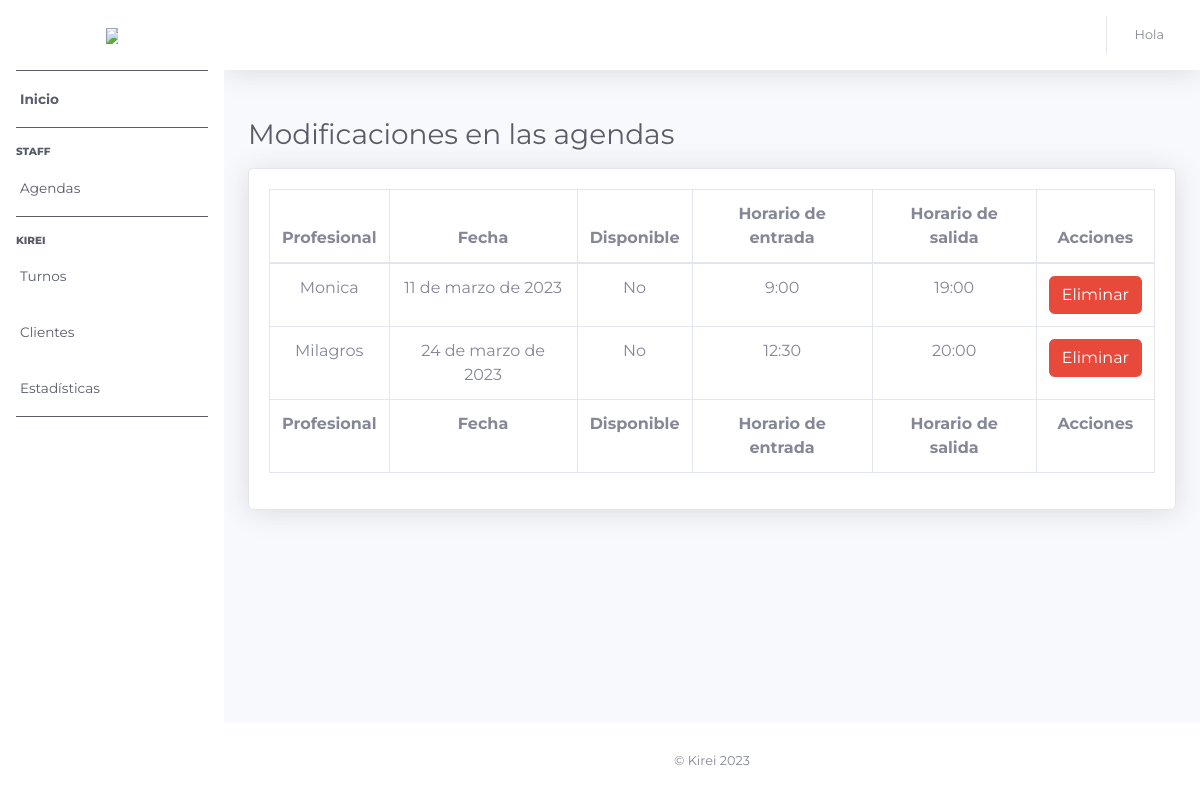
/agenda/modifications/all, run on an earlier commit of the app's database.
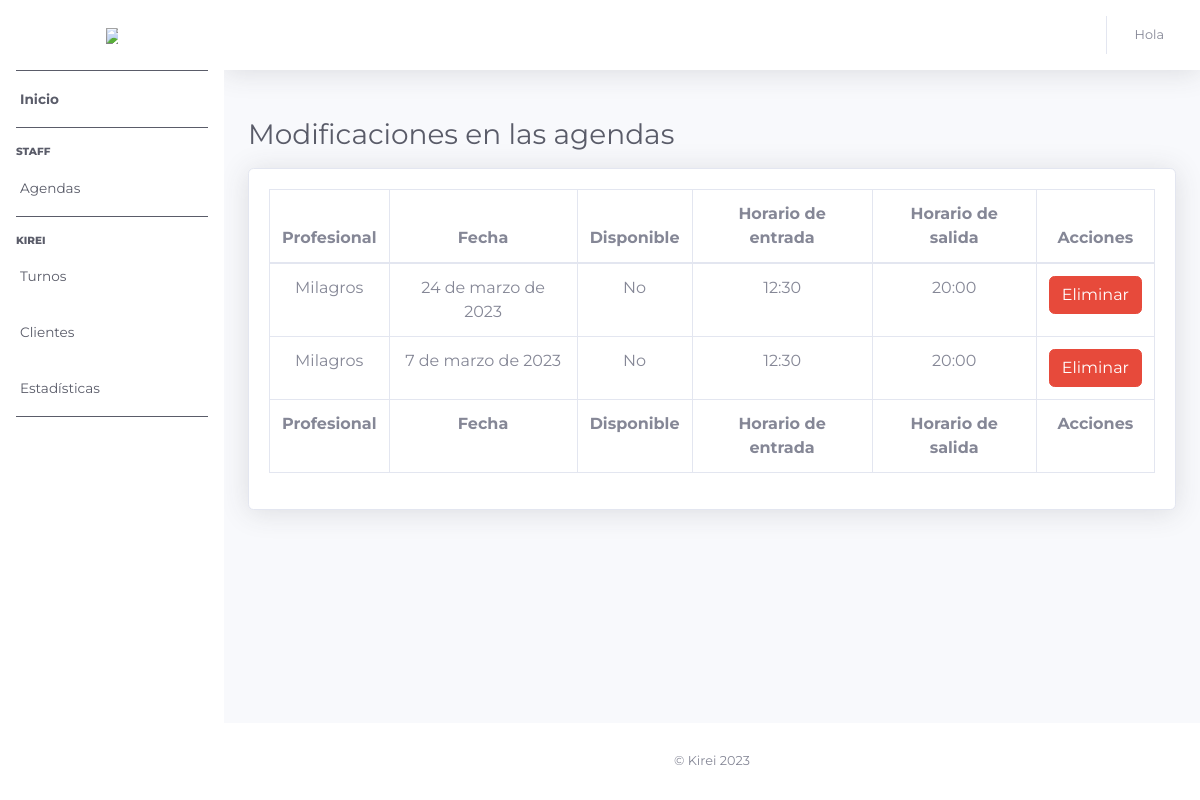
And on a later commit of the database.
### agendas/models.py (models this page shows, shortened)
class AgendaModifications(models.Model):
    agenda = models.ForeignKey(Agenda, on_delete=models.CASCADE)
    date = models.DateField()
    start_time = models.CharField(
        blank=True,
        null=True,
        max_length=5,
        choices=[
            ("8:00", "8:00 AM"),
            ("8:30", "8:30 AM"),
            ("9:00", "9:00 AM"),
            ("9:30", "9:30 AM"),
            ("10:00", "10:00 AM"),
            ("10:30", "10:30 AM"),
            ("11:00", "11:00 AM"),
            ("11:30", "11:30 AM"),
            ("12:00", "12:00 PM"),
            ("12:30", "12:30 PM"),
            ("13:00", "13:00 PM"),
            ("13:30", "13:30 PM"),
            ("14:00", "14:00 PM"),
            ("14:30", "14:30 PM"),
            ("15:00", "15:00 PM"),
            ("15:30", "15:30 PM"),
            ("16:00", "16:00 PM"),
            ("16:30", "16:30 PM"),
            ("17:00", "17:00 PM"),
            ("17:30", "17:30 PM"),
            ("18:00", "18:00 PM"),
            ("18:30", "18:30 PM"),
            ("19:00", "19:00 PM"),
            ("19:30", "19:30 PM"),
        ],
    )
    end_time = models.CharField(
        blank=True,
        null=True,
        max_length=5,
        choices=[
            ("8:30", "8:30 AM"),
            ("9:00", "9:00 AM"),
            ("9:30", "9:30 AM"),
            ("10:00", "10:00 AM"),
            ("10:30", "10:30 AM"),
            ("11:00", "11:00 AM"),
            ("11:30", "11:30 AM"),
            ("12:00", "12:00 PM"),
            ("12:30", "12:30 PM"),
            ("13:00", "13:00 PM"),
            ("13:30", "13:30 PM"),
            ("14:00", "14:00 PM"),
            ("14:30", "14:30 PM"),
            ("15:00", "15:00 PM"),
            ("15:30", "15:30 PM"),
            ("16:00", "16:00 PM"),
            ("16:30", "16:30 PM"),
            ("17:00", "17:00 PM"),
            ("17:30", "17:30 PM"),
            ("18:00", "18:00 PM"),
            ("18:30", "18:30 PM"),
            ("19:00", "19:00 PM"),
            ("19:30", "19:30 PM"),
            ("20:00", "20:00 PM"),
        ],
    )
    available = models.BooleanField(default=True)

class Agenda(models.Model):
    professional = models.ForeignKey(Professional, on_delete=models.CASCADE)
    start_time = models.CharField(
        max_length=5,
        choices=[
            ("8:00", "8:00 AM"),
            ("8:30", "8:30 AM"),
            ("9:00", "9:00 AM"),
            ("9:30", "9:30 AM"),
            ("10:00", "10:00 AM"),
            ("10:30", "10:30 AM"),
            ("11:00", "11:00 AM"),
            ("11:30", "11:30 AM"),
            ("12:00", "12:00 PM"),
            ("12:30", "12:30 PM"),
            ("13:00", "13:00 PM"),
            ("13:30", "13:30 PM"),
            ("14:00", "14:00 PM"),
            ("14:30", "14:30 PM"),
            ("15:00", "15:00 PM"),
            ("15:30", "15:30 PM"),
            ("16:00", "16:00 PM"),
            ("16:30", "16:30 PM"),
            ("17:00", "17:00 PM"),
            ("17:30", "17:30 PM"),
            ("18:00", "18:00 PM"),
            ("18:30", "18:30 PM"),
            ("19:00", "19:00 PM"),
            ("19:30", "19:30 PM"),
        ],
    )
    end_time = models.CharField(
        max_length=5,
        choices=[
            ("8:30", "8:30 AM"),
            ("9:00", "9:00 AM"),
            ("9:30", "9:30 AM"),
            ("10:00", "10:00 AM"),
            ("10:30", "10:30 AM"),
            ("11:00", "11:00 AM"),
            ("11:30", "11:30 AM"),
            ("12:00", "12:00 PM"),
            ("12:30", "12:30 PM"),
            ("13:00", "13:00 PM"),
            ("13:30", "13:30 PM"),
            ("14:00", "14:00 PM"),
            ("14:30", "14:30 PM"),
            ("15:00", "15:00 PM"),
            ("15:30", "15:30 PM"),
            ("16:00", "16:00 PM"),
            ("16:30", "16:30 PM"),
            ("17:00", "17:00 PM"),
            ("17:30", "17:30 PM"),
            ("18:00", "18:00 PM"),
            ("18:30", "18:30 PM"),
            ("19:00", "19:00 PM"),
            ("19:30", "19:30 PM"),
            ("20:00", "20:00 PM"),
        ],
    )

### professionals/models.py (models this page shows)
class Professional(models.Model):
    professional = models.CharField(max_length=255)
    services = models.ManyToManyField(Service)
    start_date = models.DateField()
    def __str__(self):
        return self.professional

### agendas/views.py (the view)
def agenda_modifications_list(request):
    modifications = AgendaModifications.objects.all()
    return render(
        request, "agendas/all_modifications.html", {"modifications": modifications}
    )

### carts/context_processors.py (called while the page is built)
def cart_total_quantity(request):
    total_quantity = 0
    cart = request.session.get("cart", {})
    for item in cart.values():
        total_quantity += item["quantity"]
    return {"cart_total_quantity": total_quantity}

### agendas/templates/agendas/all_modifications.html (shortened to what this page needs)
{% extends 'staff/base.html'%}
{% block content %}
    <div class="d-flex justify-content-between align-items-center mb-3">
        <h1 class="h3 mb-0 text-gray-800 d-inline-block align-middle">Modificaciones en las agendas</h1>
    </div>
    <div class="card shadow mb-4">
        <div class="card-body">
            <div class="table-responsive">
                <table class="table table-bordered text-center" id="dataTable" width="100%" cellspacing="0">
                    <thead>
                        <tr>
                            <th>Profesional</th>
                            <th>Fecha</th>
                            <th>Disponible</th>
                            <th>Horario de entrada</th>
                            <th>Horario de salida</th>
                            <th>Acciones</th>
                        </tr>
                    </thead>
                    <tfoot>
                        <tr>
                            <th>Profesional</th>
                            <th>Fecha</th>
                            <th>Disponible</th>
                            <th>Horario de entrada</th>
                            <th>Horario de salida</th>
                            <th>Acciones</th>
                        </tr>
                    </tfoot>
                    <tbody>
                        {% for modification in modifications %}
                        <tr>
                            <td>{{modification.agenda.professional}}</td>
                            <td>{{ modification.date}}</td>
                            <td>{% if modification.available %}Si{% else %}No{% endif %}</td>
                            <td>{% if modification.start_time == None %}---{% else %}{{ modification.start_time }}{% endif %}</td>
                            <td>{% if modification.end_time == None %}---{% else %}{{ modification.end_time }}{% endif %}</td>
                            <td>
                                <button type="button" class="btn btn-danger delete-modification-agenda" data-id="{{ modification.pk }}">
                                    Eliminar
                                </button>
                            </td>
                        </tr>
                        {% endfor %}
                    </tbody>
                </table>
            </div>
        </div>
    </div>
{% endblock %}

What changed in the data, as far as the page shows it:
removed AgendaModifications: agenda.professional "Monica", date "11 de marzo de 2023", available "No", start_time "9:00", end_time "19:00"
added AgendaModifications: agenda.professional "Milagros", date "7 de marzo de 2023", available "No", start_time "12:30", end_time "20:00"
